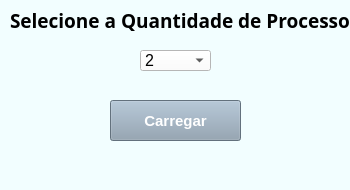
<?xml version="1.0" encoding="UTF-8"?>
<ui version="4.0">
 <class>Main</class>
 <widget class="QMainWindow" name="Main">
  <property name="geometry">
   <rect>
    <x>0</x>
    <y>0</y>
    <width>350</width>
    <height>190</height>
   </rect>
  </property>
  <property name="minimumSize">
   <size>
    <width>350</width>
    <height>190</height>
   </size>
  </property>
  <property name="maximumSize">
   <size>
    <width>350</width>
    <height>190</height>
   </size>
  </property>
  <property name="windowTitle">
   <string>PipeLine Creator</string>
  </property>
  <property name="windowIcon">
   <iconset>
    <normaloff>PipesTransparent.png</normaloff>PipesTransparent.png</iconset>
  </property>
  <property name="styleSheet">
   <string notr="true">background-color: rgb(242, 254, 255);

</string>
  </property>
  <property name="iconSize">
   <size>
    <width>25</width>
    <height>25</height>
   </size>
  </property>
  <property name="toolButtonStyle">
   <enum>Qt::ToolButtonIconOnly</enum>
  </property>
  <widget class="QWidget" name="centralwidget">
   <widget class="QLabel" name="label">
    <property name="geometry">
     <rect>
      <x>10</x>
      <y>0</y>
      <width>341</width>
      <height>41</height>
     </rect>
    </property>
    <property name="font">
     <font>
      <family>Sylfaen</family>
      <pointsize>14</pointsize>
      <weight>75</weight>
      <bold>true</bold>
     </font>
    </property>
    <property name="text">
     <string>Selecione a Quantidade de Processos</string>
    </property>
   </widget>
   <widget class="QComboBox" name="process">
    <property name="geometry">
     <rect>
      <x>140</x>
      <y>50</y>
      <width>71</width>
      <height>21</height>
     </rect>
    </property>
    <property name="font">
     <font>
      <pointsize>12</pointsize>
     </font>
    </property>
    <property name="styleSheet">
     <string notr="true">background-color: rgb(255, 255, 255);
color: rgb(0, 0, 0);</string>
    </property>
    <item>
     <property name="text">
      <string>2</string>
     </property>
    </item>
    <item>
     <property name="text">
      <string>3</string>
     </property>
    </item>
    <item>
     <property name="text">
      <string>4</string>
     </property>
    </item>
    <item>
     <property name="text">
      <string>5</string>
     </property>
    </item>
    <item>
     <property name="text">
      <string>6</string>
     </property>
    </item>
    <item>
     <property name="text">
      <string>7</string>
     </property>
    </item>
   </widget>
   <widget class="QPushButton" name="LoadProcess">
    <property name="geometry">
     <rect>
      <x>110</x>
      <y>100</y>
      <width>131</width>
      <height>41</height>
     </rect>
    </property>
    <property name="font">
     <font>
      <pointsize>11</pointsize>
      <weight>75</weight>
      <bold>true</bold>
     </font>
    </property>
    <property name="styleSheet">
     <string notr="true">background-color: rgb(139, 158, 175);
color: rgb(255, 255, 255);</string>
    </property>
    <property name="text">
     <string>Carregar</string>
    </property>
   </widget>
   <widget class="QLabel" name="label_2">
    <property name="geometry">
     <rect>
      <x>10</x>
      <y>40</y>
      <width>91</width>
      <height>81</height>
     </rect>
    </property>
    <property name="text">
     <string/>
    </property>
    <property name="pixmap">
     <pixmap>PipesTransparent.png</pixmap>
    </property>
    <property name="scaledContents">
     <bool>true</bool>
    </property>
   </widget>
   <widget class="QLabel" name="label_3">
    <property name="geometry">
     <rect>
      <x>250</x>
      <y>90</y>
      <width>91</width>
      <height>51</height>
     </rect>
    </property>
    <property name="text">
     <string/>
    </property>
    <property name="pixmap">
     <pixmap>process.png</pixmap>
    </property>
    <property name="scaledContents">
     <bool>true</bool>
    </property>
   </widget>
  </widget>
  <widget class="QStatusBar" name="statusbar"/>
  <widget class="QMenuBar" name="menubar">
   <property name="geometry">
    <rect>
     <x>0</x>
     <y>0</y>
     <width>350</width>
     <height>21</height>
    </rect>
   </property>
  </widget>
  <action name="actionFerramentas">
   <property name="text">
    <string>Ferramentas</string>
   </property>
  </action>
  <action name="actionConnectar_SQL">
   <property name="text">
    <string>Connectar SQL</string>
   </property>
  </action>
  <action name="actionCarregar_PIPE">
   <property name="text">
    <string>Carregar .PIPE</string>
   </property>
  </action>
  <action name="actionSair">
   <property name="text">
    <string>Sair</string>
   </property>
  </action>
 </widget>
 <resources/>
 <connections/>
</ui>
